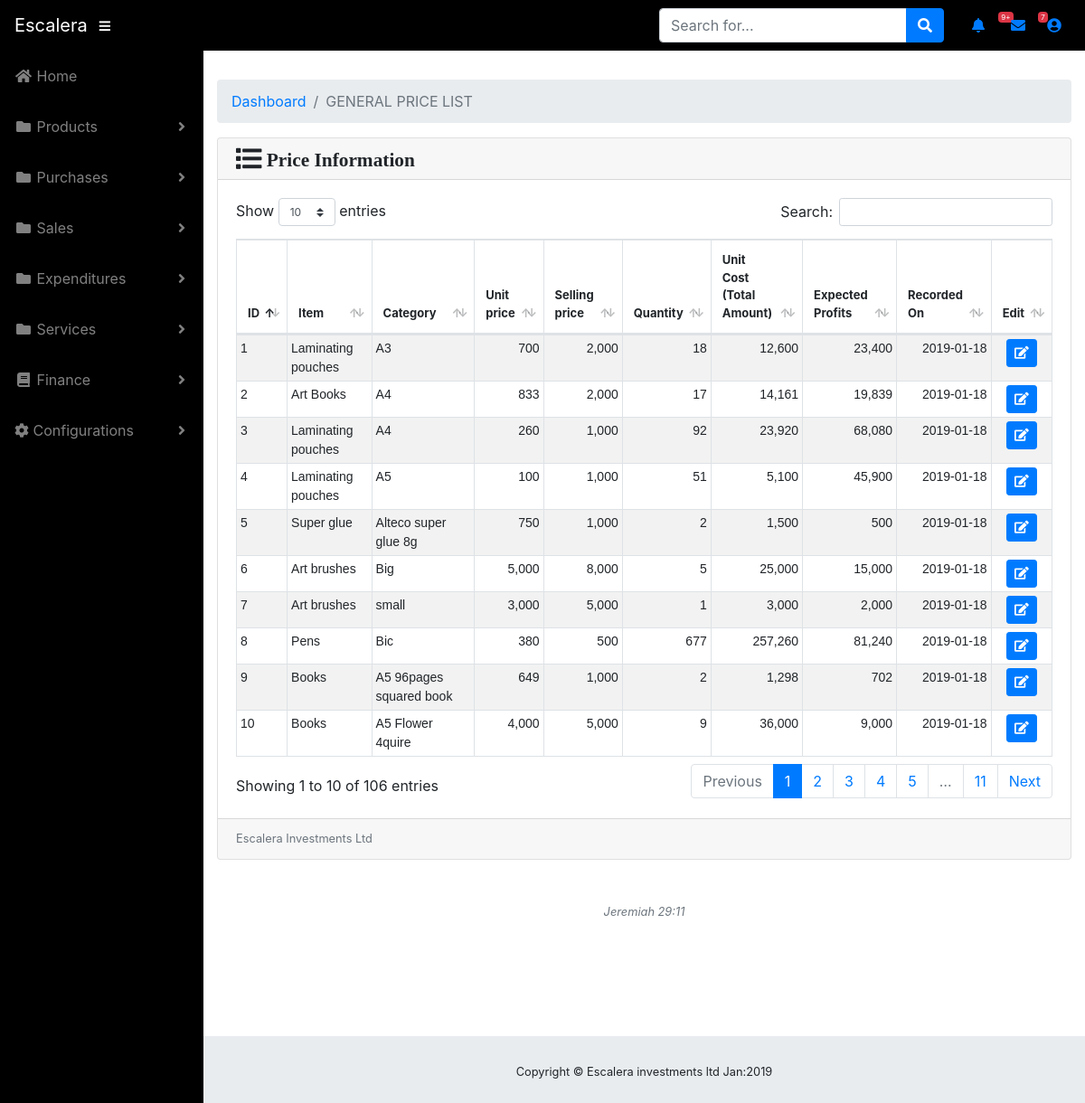
Screenshot of /index.php/Welcome/display_purchases with the database file from the repository.
### tables this page shows
CREATE TABLE `purchases` (
  `PurchaseId` int(11) NOT NULL,
  `ItemId` int(11) NOT NULL,
  `Category` int(11) NOT NULL,
  `UnitPrice` float NOT NULL,
  `SellPrice` float NOT NULL,
  `Quantity` int(11) NOT NULL,
  `current_stock` int(11) NOT NULL,
  `DateOfPurchase` date NOT NULL
);

CREATE TABLE `item` (
  `ItemId` int(11) NOT NULL,
  `Name` varchar(30) NOT NULL
);

CREATE TABLE `item_category` (
  `id` int(11) NOT NULL,
  `ItemId` int(11) DEFAULT NULL,
  `Option` varchar(30) DEFAULT NULL
);

### application/controllers/Welcome.php (called while the page is built, shortened)
<?php
class Welcome extends CI_Controller {
	public function __construct(){
		 $this->load->library('session');
		 $this->load->library('cart');
		 $this->load->model('Escalera_Model');
	}
    public function display_purchases(){
    	$this->load->view('header');
    	$data['purchases'] = $this->Escalera_Model->get_all_purchases();
    	$this->load->view('purchases/purchases_display',$data);
    }
}

### index.php (called while the page is built, shortened)
<?php
require_once BASEPATH.'core/CodeIgniter.php';

### application/models/Escalera_Model.php (called while the page is built, shortened)
<?php
 class Escalera_Model extends CI_Model{
		 public function get_all_purchases()
		{
			return $this->db->query("SELECT PurchaseId,Name,Option,UnitPrice,SellPrice,Quantity,(UnitPrice * Quantity)
				                     as InitialAmount,((SellPrice-UnitPrice)*Quantity) as Profit,DateOfPurchase
				                     FROM item,item_category,purchases
				                     WHERE item.ItemId=item_category.ItemId AND item_category.ItemId = purchases.ItemId AND item_category.id = purchases.category
				                     ")->result();
		}
		}
?>

### application/views/purchases/purchases_display.php (the view, shortened to what this page needs)
  <div id="content-wrapper" style="background: #ffffff">
		<div class="container-fluid">
          <ol class="breadcrumb" style="margin-top:none;">
            <li class="breadcrumb-item">
              <a href="#">Dashboard</a>
            </li>
            <li class="breadcrumb-item active">GENERAL PRICE LIST</li>
          </ol>
          <div class="card mb-3">
            <div class="card-header fa fa-line-chart fa-lg">
              <i class="fa fa-list fa-lg"></i>
              Price Information</div>
            <div class="card-body">
              <div class="table-responsive">
                <table class="table table-striped table-bordered table-hover table-condensed" id="dataTable" width="100%" cellspacing="0">
                  <thead >
                    <tr style="padding:1px;font-size:13px;">
                      <th class="text-left">ID</th>
                      <th class="text-left">Item</th>
                      <th class="text-left">Category</th>
                      <th class="text-left">Unit price</th>
                      <th class="text-left">Selling price</th>
                      <th class="text-left">Quantity </th>
                      <th class="text-left"> Unit Cost (Total Amount)</th>
                      <th class="text-left">Expected Profits </th>
                      <th class="text-left">Recorded On</th>
					            <th class="text-right">Edit</th>
                    </tr>
                  </thead>
                  <tbody>
                     <?php
                      echo "<tr style='padding:1px;font-size:13px;'>";
        					    foreach($purchases as $row){
        							echo "<td class='text-left' style='padding-left:13px;'>".$row->PurchaseId."</td>";
        							echo "<td class='text-left' >".$row->Name."</td>";
        							echo "<td class='text-left'>".$row->Option."</td>";
        							echo "<td class='text-right'>".number_format($row->UnitPrice)."</td>";
                      echo "<td class='text-right'>".number_format($row->SellPrice)."</td>";
        							echo "<td class='text-right'>".$row->Quantity."</td>";
                      echo "<td class='text-right'>".number_format($row->InitialAmount)."</td>";
                      echo "<td class='text-right'>".number_format($row->Profit)."</td>";
                      echo "<td class='text-right' >".$row->DateOfPurchase."</td>";
        							echo "<td class='text-center'><button type='button' class='btn btn-primary btn-sm'><span class='fa fa-edit'></span></button</td></tr>";
        						  }
        					  ?>
                  </tbody>
                </table>
              </div>
            </div>
            <div class="card-footer small text-muted">Escalera Investments Ltd</div>
          </div>
          <p class="small text-center text-muted my-5">
            <em>Jeremiah 29:11</em>
          </p>
        </div>
        <footer class="sticky-footer">
          <div class="container my-auto">
            <div class="copyright text-center my-auto">
              <span>Copyright © Escalera investments ltd <?php echo date('M:Y');?></span>
            </div>
          </div>
        </footer>
      </div>
    </div>
  </body>
</html>

### assets/css/sb-admin.css (style rules this page uses)
html { position: relative; min-height: 100%; }
body { height: 100%; }
#wrapper #content-wrapper { overflow-x: hidden; width: 100%; padding-top: 1rem; padding-bottom: 80px; }
:root { --input-padding-x: 0.75rem; --input-padding-y: 0.75rem; }
footer.sticky-footer { display: -webkit-box; display: -ms-flexbox; display: flex; position: absolute; right: 0; bottom: 0; width: calc(100% - 90px); height: 80px; background-color: #e9ecef; }
footer.sticky-footer .copyright { line-height: 1; font-size: 0.8rem; }
@media (min-width: 768px) { footer.sticky-footer { width: calc(100% - 225px); } }

### application/views/purchases/purchases_display.php (style rules this page uses)
tr td { padding: 4px!important; margin: 2px!important; font-size:14px; font-family:HELVETICA; text-align: center; }

### rows the page displays
purchases: PurchaseId "1", ItemId.Name "Laminating pouches", Category.Option "A3", UnitPrice "700", SellPrice "2,000", Quantity "18", InitialAmount "12,600", Profit "23,400", DateOfPurchase "2019-01-18"
purchases: PurchaseId "3", ItemId.Name "Laminating pouches", Category.Option "A4", UnitPrice "260", SellPrice "1,000", Quantity "92", InitialAmount "23,920", Profit "68,080", DateOfPurchase "2019-01-18"
purchases: PurchaseId "4", ItemId.Name "Laminating pouches", Category.Option "A5", UnitPrice "100", SellPrice "1,000", Quantity "51", InitialAmount "5,100", Profit "45,900", DateOfPurchase "2019-01-18"
purchases: PurchaseId "2", ItemId.Name "Art Books", Category.Option "A4", UnitPrice "833", SellPrice "2,000", Quantity "17", InitialAmount "14,161", Profit "19,839", DateOfPurchase "2019-01-18"
purchases: PurchaseId "5", ItemId.Name "Super glue", Category.Option "Alteco super glue 8g", UnitPrice "750", SellPrice "1,000", Quantity "2", InitialAmount "1,500", Profit "500", DateOfPurchase "2019-01-18"
purchases: PurchaseId "6", ItemId.Name "Art brushes", Category.Option "Big", UnitPrice "5,000", SellPrice "8,000", Quantity "5", InitialAmount "25,000", Profit "15,000", DateOfPurchase "2019-01-18"
purchases: PurchaseId "7", ItemId.Name "Art brushes", Category.Option "small", UnitPrice "3,000", SellPrice "5,000", Quantity "1", InitialAmount "3,000", Profit "2,000", DateOfPurchase "2019-01-18"
purchases: PurchaseId "8", ItemId.Name "Pens", Category.Option "Bic", UnitPrice "380", SellPrice "500", Quantity "677", InitialAmount "257,260", Profit "81,240", DateOfPurchase "2019-01-18"
purchases: PurchaseId "9", ItemId.Name "Books", Category.Option "A5 96pages squared book", UnitPrice "649", SellPrice "1,000", Quantity "2", InitialAmount "1,298", Profit "702", DateOfPurchase "2019-01-18"
purchases: PurchaseId "10", ItemId.Name "Books", Category.Option "A5 Flower 4quire", UnitPrice "4,000", SellPrice "5,000", Quantity "9", InitialAmount "36,000", Profit "9,000", DateOfPurchase "2019-01-18"
